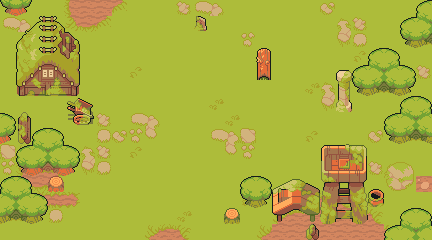

A 2D game scene composited from a Tiled map and its tileset images. What follows is a short description and the map's XML, with each tile layer's data collapsed to a summary:
An orthogonal 27x15 tile map with 16x16 px tiles, 3 tile layers (background, obstacle, fore1), 4 tilesets and 8 objects (2x portal_trigger, Player).

<map version="1.10" tiledversion="1.12.2" orientation="orthogonal" renderorder="right-down" width="27" height="15" tilewidth="16" tileheight="16" infinite="0" nextlayerid="7" nextobjectid="12">
 <tileset firstgid="1" source="TilesetFloor.tsx" />
 <tileset firstgid="573" source="TilesetVillageAbandoned.tsx" />
 <tileset firstgid="813" source="Tree.tsx" />
 <tileset firstgid="817" source="objects.tsx" />
 <layer id="1" name="background" width="27" height="15">
  <data>[405 cells, 405 non-empty, 16 distinct tile ids]</data>
 </layer>
 <layer id="2" name="obstacle" width="27" height="15">
  <data>[405 cells, 118 non-empty, 74 distinct tile ids]</data>
 </layer>
 <objectgroup id="5" name="trigger">
  <object id="6" name="portal_trigger" x="64.2968" y="0" width="62.8991" height="14.9094">
   <properties>
    <property name="targetMap" value="JUNGLEMAP1" />
    <property name="targetX" type="float" value="95.513373598" />
    <property name="targetY" type="float" value="211.993097498" />
   </properties>
  </object>
  <object id="7" x="95.9793" y="34.478">
   <point />
  </object>
  <object id="10" name="portal_trigger" x="1.39776" y="223.641" width="220.846" height="15.3753">
   <properties>
    <property name="targetMap" value="JUNGLEMAP3" />
    <property name="targetX" type="float" value="167.5" />
    <property name="targetY" type="float" value="37" />
   </properties>
  </object>
  <object id="11" x="160" y="208.732">
   <point />
  </object>
 </objectgroup>
 <objectgroup id="3" name="Object Layer 1">
  <object id="3" gid="816" x="63.5256" y="211.345" width="32" height="32" />
  <object id="4" gid="816" x="346.402" y="135.555" width="32" height="32" />
  <object id="5" gid="816" x="201.761" y="56.0297" width="32" height="32" />
 </objectgroup>
 <objectgroup id="4" name="objects">
  <object id="9" name="Player" gid="818" x="80.9111" y="47.6825" width="32" height="32">
   <properties>
    <property name="camFollow" type="bool" value="true" />
    <property name="controller" type="bool" value="true" />
   </properties>
  </object>
 </objectgroup>
 <layer id="6" name="fore1" width="27" height="15">
  <data>[405 cells, 44 non-empty, 26 distinct tile ids]</data>
 </layer>
</map>
